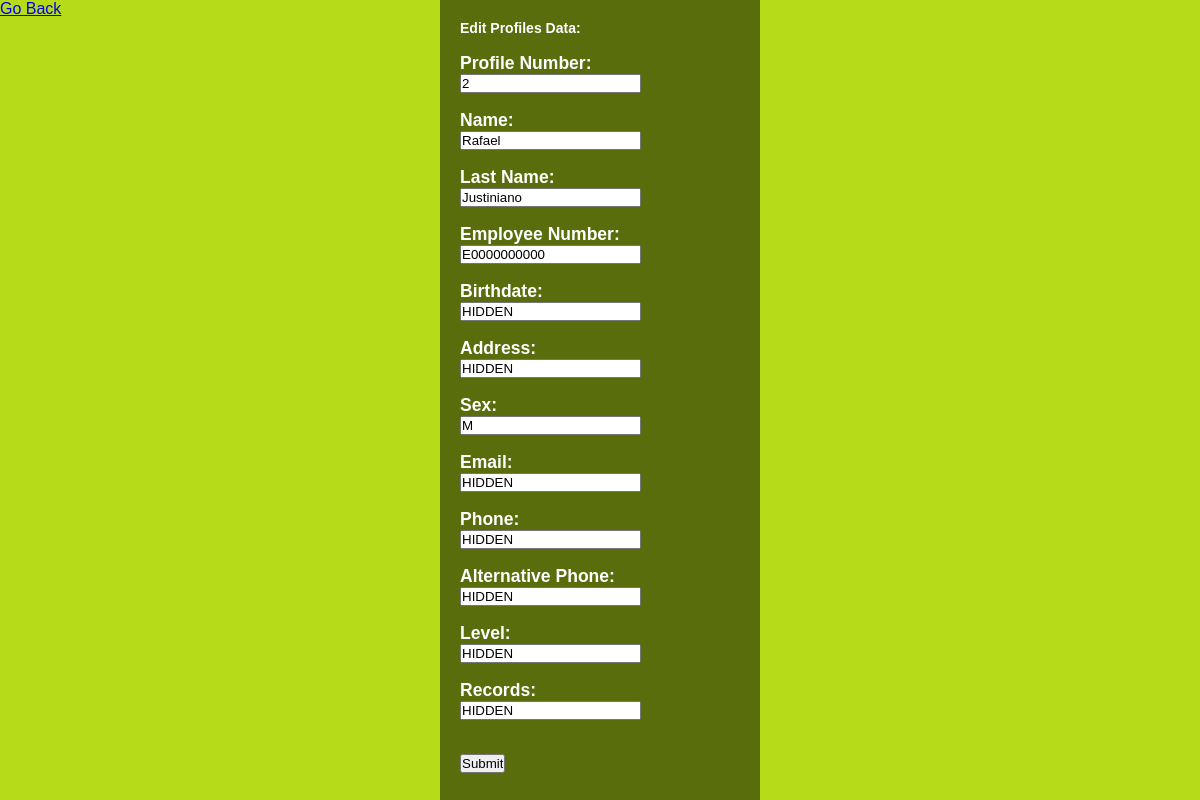
The page /editprofile.php?ID=2 (signed in) on the database its author committed.
### tables this page shows
CREATE TABLE `profile` (
  `ID` int(250) NOT NULL,
  `name` varchar(100) NOT NULL,
  `last_Name` varchar(100) NOT NULL,
  `employee_Number` varchar(100) NOT NULL,
  `birtdate` varchar(100) NOT NULL,
  `address` varchar(100) NOT NULL,
  `sex` varchar(100) NOT NULL,
  `email` varchar(100) NOT NULL,
  `phone` varchar(100) NOT NULL,
  `alt_phone` varchar(100) NOT NULL,
  `comments` varchar(1000) NOT NULL,
  `records` varchar(1000) NOT NULL
);

### editprofile.php (the view, shortened to what this page needs)
<?php
	include 'dbconnect.php';
	$result = mysqli_query($db,"SELECT * FROM `profile` WHERE ID='" . $_GET['ID'] . "'");
	$row=mysqli_fetch_array($result);
?>
<html>
	<head>
		<link rel="stylesheet" href="styles.css">
		<p><a href="home.php?page=editprofilesselect">Go Back</a></p>
	</head>
<body class="add_form">
	<br>
	<br>
	<div class="editprofile">
		<h2 class="add_data_header">Edit Profiles Data:</h2>
		<p>&nbsp
	<form name="frmkeys" method="post" action="" autocomplete="off">
	<h3 class="form_labels">Profile Number:</h3>
		<input type="text" name="ID" value="<?php echo $row['ID']; ?>" readonly> <br/><br/>
	<h3 class="form_labels">Name:</h3>
		<input type="text" name="name" class="txtField" value="<?php echo $row['name']; ?>"> <br/><br/>
	<h3 class="form_labels">Last Name:</h3>
		<input type="text" name="last_Name" class="txtField" value="<?php echo $row['last_Name']; ?>"> <br/><br/>
	<h3 class="form_labels">Employee Number:</h3>
		<input type="text" name="employee_Number" class="txtField" value="<?php echo $row['employee_Number']; ?>"> <br/><br/>
	<h3 class="form_labels">Birthdate:</h3>
		<input type="text" name="birtdate" class="txtField" value="<?php echo $row['birtdate']; ?>"> <br/><br/>
	<h3 class="form_labels">Address:</h3>
		<input type="text" name="address" class="txtField" value="<?php echo $row['address']; ?>"> <br/><br/>
	<h3 class="form_labels">Sex:</h3>
		<input type="text" name="sex" class="txtField" value="<?php echo $row['sex']; ?>"> <br/><br/>
	<h3 class="form_labels">Email:</h3>
		<input type="text" name="email" class="txtField" value="<?php echo $row['email']; ?>"> <br/><br/>
	<h3 class="form_labels">Phone:</h3>
		<input type="text" name="phone" class="txtField" value="<?php echo $row['phone']; ?>"> <br/><br/>
	<h3 class="form_labels">Alternative Phone:</h3>
		<input type="text" name="alt_phone" class="txtField" value="<?php echo $row['alt_phone']; ?>"> <br/><br/>
	<h3 class="form_labels">Level:</h3>
		<input type="text" name="comments" class="txtField" value="<?php echo $row['comments']; ?>"> <br/><br/>
	<h3 class="form_labels">Records:</h3>
		<input type="text" name="records" class="txtField" value="<?php echo $row['records']; ?>"> <br/><br/>
		<br/>
	<input type="submit" name="submit" value="Submit" class="buttom">
	</form>
</div>
</body>
</html>

### styles.css (style rules this page uses)
* { margin:0px; padding:0px; }
body { background-image:url(images/limebg1.jpg); font-family:Arial, Helvetica, sans-serif; }
p { font-family:Arial, Helvetica, sans-serif; }
.editprofile { width: 320px; height: 800px; background: rgba(0, 0, 0, 0.5); color: #fff; top: 50%; left: 50%; position: absolute; transform: translate(-50%, -50%); box-sizing: border-box; font-size: 15px; padding-top: 20px; padding-left: 20px; text-align: ; }
h2 { font-family:Arial, Helvetica, sans-serif; font-size: 14px; font-weight:bold; }

### rows shown on the page
profile: ID "2", name "Rafael", last_Name "Justiniano", employee_Number "E0000000000", birtdate "HIDDEN", address "HIDDEN", sex "M", email "HIDDEN", phone "HIDDEN", alt_phone "HIDDEN", comments "HIDDEN", records "HIDDEN"
